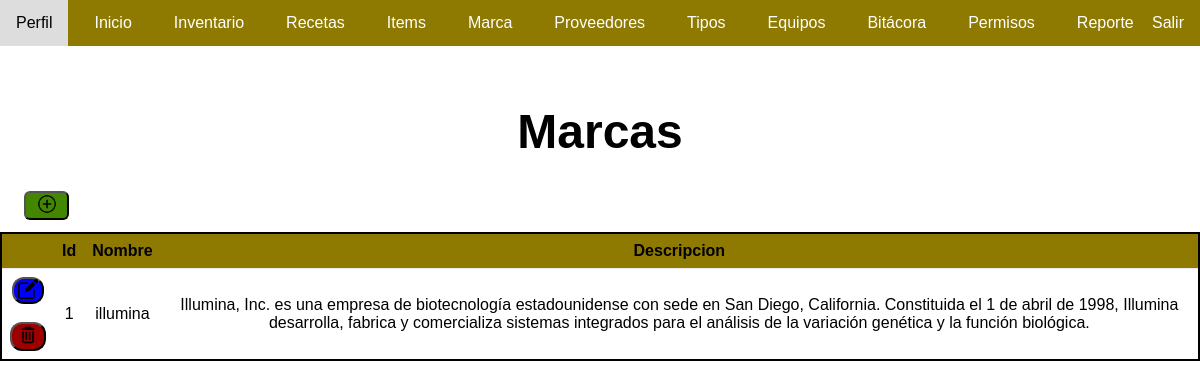
Screenshot of /marca/ (signed in) with the database file from the repository.
### app/models.py (models this page shows, shortened)
class Marca(models.Model):
    nombre = models.CharField(max_length=100)
    descripcion = models.TextField()
    usuario = models.ForeignKey(User, on_delete=models.SET_NULL, null=True, blank=True)

### app/views.py (the view)
# urls.py: path('marca/', views.marca, name='marca'),
@login_required
def marca(request):
    Marcas = Marca.objects.all()
    return render(request, 'marca.html', {'Marcas':Marcas})

### app/templates/marca.html (shortened to what this page needs)
{% load static %}
<!DOCTYPE html>
<html lang="en">
<head>
    <link rel="stylesheet" type="text/css" href="{% static 'css/marca.css' %}">
</head>
<body>
    <div class="container">
        <nav class="navbar">
            <ul>
                <li><a href="/perfil/">Perfil</a></li>
                <li><a href="/">Inicio</a></li>
                {%if perms.app.view_registro%}
                <li><a href="/inventario/">Inventario</a></li>
                {%endif%}
                <li><a href="/recetas/">Recetas</a></li>
                {% if perms.app.view_item %}
                <li><a href="{% url 'listar_items' %}">Items</a></li>
                {% endif %}
                {% if perms.app.view_marca %}
                <li><a href="/marca/">Marca</a></li>
                {% endif %}
                {% if perms.app.view_proveedor %}
                <li><a href="/proveedores/">Proveedores</a></li>
                {% endif %}
                {% if perms.app.view_type %}
                <li><a href="/tipos/">Tipos</a></li>
                {% endif %}
                {% if perms.app.view_locatios %}
                <li><a href="/listar-locations/">Equipos</a></li>
                {% endif %}
                {% if perms.app.view_bitacora %}
                <li><a href="/bitacora/">Bitácora</a></li>
                {% endif %}
                {% if perms.app.view_auth_permission %}
                <li><a href="/asignar-permisos/">Permisos</a></li>
                {% endif %}
                <li><a href="/usos-receta/">Reporte</a></li>
                <li>
                    <div class="cerrar-sesion"><a href="{% url 'salir' %}" class="cerrar-sesion">Salir</a></div>
                </li>
            </ul>
        </nav>
        <br><br><br><br>
        <h1>Marcas</h1>
        {% if perms.app.add_marca %}
        <button type="button" class='insertar' onclick="window.location.href='{% url 'marcaregistro' %}'" alt="registrar marca">
            <img src="{% static 'imagenes/insertar.png' %}" class="insertar-imagen" alt="registrar provedor"></button>
        {% endif %}
        <table class="default">
            <thead>
                <tr>
                    <th></th>
                    <th>Id</th>
                    <th>Nombre</th>
                    <th>Descripcion</th>
                </tr>
            </thead>
            <tbody>
                {% for marca in Marcas %}
                <tr>
                    <td>
                        {% if perms.app.change_marca %}
                        <button type="button" onclick="window.location.href='{% url 'editar_marca' marca.id %}'" class="editar">
                            <img src="{% static 'imagenes/editar.png' %}" alt="Editar">
                        </button>
                        {% endif %}
                        <br><br>
                        {% if perms.app.delete_marca %}
                        <button type="button" class="eliminar" data-item-id="{{ marca.id }}">
                            <img src="{% static 'imagenes/borrar.png' %}">
                        {% endif %}
                    </td>
                    <td>{{ marca.id }}</td>
                    <td>{{ marca.nombre }}</td>
                    <td>{{ marca.descripcion }}</td>
                </tr>
                {% endfor %}
            </tbody>
        </table>
    </div>
</body>
</html>

### app/static/css/marca.css (style rules this page uses)
body { margin: 0; padding: 0%; font-family: Arial, sans-serif; }
.navbar { background-color: #8E7A00; overflow: hidden; margin: auto; position: fixed; top: 0; left: 0; width: 100%; }
.navbar ul { list-style-type: none; margin: 0; padding: 0; overflow: hidden; display: flex; }
.navbar ul li { margin-right: 10px; }
.navbar ul li a { display: block; color: white; text-align: center; padding: 14px 16px; text-decoration: none; }
.navbar ul li a.cerrar-sesion { position: absolute; color: white; text-align: center; padding: 14px 16px; text-decoration: none; right: 0; }
.eliminar { background-color: rgb(158, 0, 0); border-radius: 12px; cursor: pointer; }
.eliminar img { width: 20px; height: 20px; }
table { width: 100%; height: 100%; border-collapse: collapse; cursor: default; border: rgb(0, 0, 0) 2px solid; }
th, td { padding: 8px; text-align: center; border-bottom: 1px solid rgba(194, 192, 192, 0.356) }
th { background-color: #8E7A00; color: rgb(0, 0, 0); position: sticky; top: 0; }
.editar { background-color: blue; border-radius: 12px; cursor: pointer; padding: 0; width: 32px; }
.editar img { width: 20px; height: 20px; }
h1 { text-align: center; font-size: xxx-large; }
.insertar { width: 45px; position: static; margin-right: 1%; cursor: pointer; background-color: rgb(67, 134, 0); border-radius: 6px; margin-bottom: 1%; margin-left: 2%; }
.insertar-imagen { width: 20px; height: 20px; }

### rows the page displays
Marca: id "1", nombre "illumina", descripcion "Illumina, Inc. es una empresa de biotecnología estadounidense con sede en San Diego, California. Constituida el 1 de abril de 1998, Illumina desarrolla, fabrica y comercializa sistemas integrados para el análisis de la variación genética y la función biológica."
